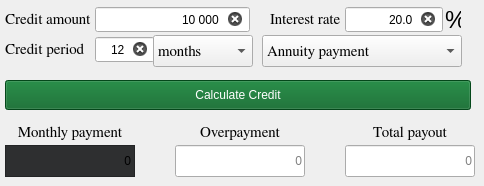
      <widget class="QWidget" name="pageCredit">
       <widget class="QLineEdit" name="lineEditCreditAmount">
        <property name="geometry">
         <rect>
          <x>95</x>
          <y>7</y>
          <width>155</width>
          <height>25</height>
         </rect>
        </property>
        <property name="locale">
         <locale language="C" country="AnyCountry"/>
        </property>
        <property name="text">
         <string>10 000</string>
        </property>
        <property name="maxLength">
         <number>13</number>
        </property>
        <property name="alignment">
         <set>Qt::AlignRight|Qt::AlignTrailing|Qt::AlignVCenter</set>
        </property>
        <property name="readOnly">
         <bool>false</bool>
        </property>
        <property name="placeholderText">
         <string>0</string>
        </property>
        <property name="clearButtonEnabled">
         <bool>true</bool>
        </property>
       </widget>
       <widget class="QLabel" name="labelCreditAmount">
        <property name="geometry">
         <rect>
          <x>5</x>
          <y>7</y>
          <width>90</width>
          <height>25</height>
         </rect>
        </property>
        <property name="font">
         <font>
          <family>FreeSerif</family>
          <pointsize>11</pointsize>
          <italic>false</italic>
          <bold>false</bold>
         </font>
        </property>
        <property name="text">
         <string>Credit amount</string>
        </property>
       </widget>
       <widget class="QLabel" name="labelCreditPeriod">
        <property name="geometry">
         <rect>
          <x>5</x>
          <y>37</y>
          <width>90</width>
          <height>25</height>
         </rect>
        </property>
        <property name="font">
         <font>
          <family>FreeSerif</family>
          <pointsize>11</pointsize>
          <italic>false</italic>
         </font>
        </property>
        <property name="text">
         <string>Сredit period</string>
        </property>
       </widget>
       <widget class="QLabel" name="labelCreditInterestRate">
        <property name="geometry">
         <rect>
          <x>270</x>
          <y>7</y>
          <width>80</width>
          <height>25</height>
         </rect>
        </property>
        <property name="font">
         <font>
          <family>FreeSerif</family>
          <pointsize>11</pointsize>
          <italic>false</italic>
         </font>
        </property>
        <property name="text">
         <string>Interest rate</string>
        </property>
       </widget>
       <widget class="QLineEdit" name="lineEditCreditPeriod">
        <property name="geometry">
         <rect>
          <x>95</x>
          <y>37</y>
          <width>60</width>
          <height>25</height>
         </rect>
        </property>
        <property name="text">
         <string>12</string>
        </property>
        <property name="maxLength">
         <number>3</number>
        </property>
        <property name="alignment">
         <set>Qt::AlignRight|Qt::AlignTrailing|Qt::AlignVCenter</set>
        </property>
        <property name="readOnly">
         <bool>false</bool>
        </property>
        <property name="placeholderText">
         <string/>
        </property>
        <property name="clearButtonEnabled">
         <bool>true</bool>
        </property>
       </widget>
       <widget class="QLineEdit" name="lineEditCreditInterestRate">
        <property name="geometry">
         <rect>
          <x>345</x>
          <y>7</y>
          <width>98</width>
          <height>25</height>
         </rect>
        </property>
        <property name="locale">
         <locale language="C" country="AnyCountry"/>
        </property>
        <property name="text">
         <string>20.0</string>
        </property>
        <property name="maxLength">
         <number>6</number>
        </property>
        <property name="alignment">
         <set>Qt::AlignRight|Qt::AlignTrailing|Qt::AlignVCenter</set>
        </property>
        <property name="readOnly">
         <bool>false</bool>
        </property>
        <property name="placeholderText">
         <string/>
        </property>
        <property name="clearButtonEnabled">
         <bool>true</bool>
        </property>
       </widget>
       <widget class="QComboBox" name="comboBoxCreditPeriod">
        <property name="geometry">
         <rect>
          <x>153</x>
          <y>35</y>
          <width>100</width>
          <height>32</height>
         </rect>
        </property>
        <property name="font">
         <font>
          <family>FreeSerif</family>
          <pointsize>11</pointsize>
          <italic>false</italic>
         </font>
        </property>
        <property name="currentIndex">
         <number>0</number>
        </property>
        <item>
         <property name="text">
          <string>months</string>
         </property>
        </item>
        <item>
         <property name="text">
          <string>years</string>
         </property>
        </item>
       </widget>
       <widget class="QLabel" name="labelProcentLabelCredit">
        <property name="geometry">
         <rect>
          <x>445</x>
          <y>7</y>
          <width>16</width>
          <height>25</height>
         </rect>
        </property>
        <property name="font">
         <font>
          <pointsize>18</pointsize>
          <italic>false</italic>
         </font>
        </property>
        <property name="text">
         <string>%</string>
        </property>
       </widget>
       <widget class="QComboBox" name="comboBoxPaymentType">
        <property name="geometry">
         <rect>
          <x>262</x>
          <y>35</y>
          <width>200</width>
          <height>32</height>
         </rect>
        </property>
        <property name="font">
         <font>
          <family>FreeSerif</family>
          <pointsize>11</pointsize>
          <italic>false</italic>
         </font>
        </property>
        <property name="currentIndex">
         <number>0</number>
        </property>
        <item>
         <property name="text">
          <string>Annuity payment</string>
         </property>
        </item>
        <item>
         <property name="text">
          <string>Differentiated payment</string>
         </property>
        </item>
       </widget>
       <widget class="QPushButton" name="pushButtonCreditCalculate">
        <property name="geometry">
         <rect>
          <x>5</x>
          <y>80</y>
          <width>466</width>
          <height>30</height>
         </rect>
        </property>
        <property name="palette">
         <palette>
          <active>
           <colorrole role="WindowText">
            <brush brushstyle="SolidPattern">
             <color alpha="255">
              <red>255</red>
              <green>255</green>
              <blue>255</blue>
             </color>
            </brush>
           </colorrole>
           <colorrole role="Button">
            <brush brushstyle="SolidPattern">
             <color alpha="255">
              <red>6</red>
              <green>100</green>
              <blue>37</blue>
             </color>
            </brush>
           </colorrole>
           <colorrole role="Light">
            <brush brushstyle="SolidPattern">
             <color alpha="255">
              <red>10</red>
              <green>150</green>
              <blue>56</blue>
             </color>
            </brush>
           </colorrole>
           <colorrole role="Midlight">
            <brush brushstyle="SolidPattern">
             <color alpha="255">
              <red>8</red>
              <green>125</green>
              <blue>46</blue>
             </color>
            </brush>
           </colorrole>
           <colorrole role="Dark">
            <brush brushstyle="SolidPattern">
             <color alpha="255">
              <red>3</red>
              <green>50</green>
              <blue>19</blue>
             </color>
            </brush>
           </colorrole>
           <colorrole role="Mid">
            <brush brushstyle="SolidPattern">
             <color alpha="255">
              <red>4</red>
              <green>67</green>
              <blue>25</blue>
             </color>
            </brush>
           </colorrole>
           <colorrole role="Text">
            <brush brushstyle="SolidPattern">
             <color alpha="255">
              <red>255</red>
              <green>255</green>
              <blue>255</blue>
             </color>
            </brush>
           </colorrole>
           <colorrole role="BrightText">
            <brush brushstyle="SolidPattern">
             <color alpha="255">
              <red>255</red>
              <green>255</green>
              <blue>255</blue>
             </color>
            </brush>
           </colorrole>
           <colorrole role="ButtonText">
            <brush brushstyle="SolidPattern">
             <color alpha="255">
              <red>255</red>
              <green>255</green>
              <blue>255</blue>
             </color>
            </brush>
           </colorrole>
           <colorrole role="Base">
            <brush brushstyle="SolidPattern">
             <color alpha="255">
              <red>0</red>
              <green>0</green>
              <blue>0</blue>
             </color>
            </brush>
           </colorrole>
           <colorrole role="Window">
            <brush brushstyle="SolidPattern">
             <color alpha="255">
              <red>6</red>
              <green>100</green>
              <blue>37</blue>
             </color>
            </brush>
           </colorrole>
           <colorrole role="AlternateBase">
            <brush brushstyle="SolidPattern">
             <color alpha="255">
              <red>3</red>
              <green>50</green>
              <blue>18</blue>
             </color>
            </brush>
           </colorrole>
           <colorrole role="ToolTipBase">
            <brush brushstyle="SolidPattern">
             <color alpha="255">
              <red>255</red>
              <green>255</green>
              <blue>220</blue>
             </color>
            </brush>
           </colorrole>
           <colorrole role="ToolTipText">
            <brush brushstyle="SolidPattern">
             <color alpha="255">
              <red>0</red>
              <green>0</green>
              <blue>0</blue>
             </color>
            </brush>
           </colorrole>
           <colorrole role="PlaceholderText">
            <brush brushstyle="SolidPattern">
             <color alpha="127">
              <red>255</red>
              <green>255</green>
              <blue>255</blue>
             </color>
            </brush>
           </colorrole>
          </active>
          <inactive>
           <colorrole role="WindowText">
            <brush brushstyle="SolidPattern">
             <color alpha="255">
              <red>255</red>
              <green>255</green>
              <blue>255</blue>
             </color>
            </brush>
           </colorrole>
           <colorrole role="Button">
            <brush brushstyle="SolidPattern">
             <color alpha="255">
              <red>6</red>
              <green>100</green>
              <blue>37</blue>
             </color>
            </brush>
           </colorrole>
           <colorrole role="Light">
            <brush brushstyle="SolidPattern">
             <color alpha="255">
              <red>10</red>
              <green>150</green>
              <blue>56</blue>
             </color>
            </brush>
           </colorrole>
           <colorrole role="Midlight">
            <brush brushstyle="SolidPattern">
             <color alpha="255">
              <red>8</red>
              <green>125</green>
              <blue>46</blue>
             </color>
            </brush>
           </colorrole>
           <colorrole role="Dark">
            <brush brushstyle="SolidPattern">
             <color alpha="255">
              <red>3</red>
              <green>50</green>
              <blue>19</blue>
             </color>
            </brush>
           </colorrole>
           <colorrole role="Mid">
            <brush brushstyle="SolidPattern">
             <color alpha="255">
              <red>4</red>
              <green>67</green>
              <blue>25</blue>
             </color>
            </brush>
           </colorrole>
           <colorrole role="Text">
            <brush brushstyle="SolidPattern">
             <color alpha="255">
              <red>255</red>
              <green>255</green>
              <blue>255</blue>
             </color>
            </brush>
           </colorrole>
           <colorrole role="BrightText">
            <brush brushstyle="SolidPattern">
             <color alpha="255">
              <red>255</red>
              <green>255</green>
              <blue>255</blue>
             </color>
            </brush>
           </colorrole>
           <colorrole role="ButtonText">
            <brush brushstyle="SolidPattern">
             <color alpha="255">
              <red>255</red>
              <green>255</green>
              <blue>255</blue>
             </color>
            </brush>
           </colorrole>
           <colorrole role="Base">
            <brush brushstyle="SolidPattern">
             <color alpha="255">
              <red>0</red>
              <green>0</green>
              <blue>0</blue>
             </color>
            </brush>
           </colorrole>
           <colorrole role="Window">
            <brush brushstyle="SolidPattern">
             <color alpha="255">
              <red>6</red>
              <green>100</green>
              <blue>37</blue>
             </color>
            </brush>
           </colorrole>
           <colorrole role="AlternateBase">
            <brush brushstyle="SolidPattern">
             <color alpha="255">
              <red>3</red>
              <green>50</green>
              <blue>18</blue>
             </color>
            </brush>
           </colorrole>
           <colorrole role="ToolTipBase">
            <brush brushstyle="SolidPattern">
             <color alpha="255">
              <red>255</red>
              <green>255</green>
              <blue>220</blue>
             </color>
            </brush>
           </colorrole>
           <colorrole role="ToolTipText">
            <brush brushstyle="SolidPattern">
             <color alpha="255">
              <red>0</red>
              <green>0</green>
              <blue>0</blue>
             </color>
            </brush>
           </colorrole>
           <colorrole role="PlaceholderText">
            <brush brushstyle="SolidPattern">
             <color alpha="127">
              <red>255</red>
              <green>255</green>
              <blue>255</blue>
             </color>
            </brush>
           </colorrole>
          </inactive>
          <disabled>
           <colorrole role="WindowText">
            <brush brushstyle="SolidPattern">
             <color alpha="255">
              <red>3</red>
              <green>50</green>
              <blue>19</blue>
             </color>
            </brush>
           </colorrole>
           <colorrole role="Button">
            <brush brushstyle="SolidPattern">
             <color alpha="255">
              <red>6</red>
              <green>100</green>
              <blue>37</blue>
             </color>
            </brush>
           </colorrole>
           <colorrole role="Light">
            <brush brushstyle="SolidPattern">
             <color alpha="255">
              <red>10</red>
              <green>150</green>
              <blue>56</blue>
             </color>
            </brush>
           </colorrole>
           <colorrole role="Midlight">
            <brush brushstyle="SolidPattern">
             <color alpha="255">
              <red>8</red>
              <green>125</green>
              <blue>46</blue>
             </color>
            </brush>
           </colorrole>
           <colorrole role="Dark">
            <brush brushstyle="SolidPattern">
             <color alpha="255">
              <red>3</red>
              <green>50</green>
              <blue>19</blue>
             </color>
            </brush>
           </colorrole>
           <colorrole role="Mid">
            <brush brushstyle="SolidPattern">
             <color alpha="255">
              <red>4</red>
              <green>67</green>
              <blue>25</blue>
             </color>
            </brush>
           </colorrole>
           <colorrole role="Text">
            <brush brushstyle="SolidPattern">
             <color alpha="255">
              <red>3</red>
              <green>50</green>
              <blue>19</blue>
             </color>
            </brush>
           </colorrole>
           <colorrole role="BrightText">
            <brush brushstyle="SolidPattern">
             <color alpha="255">
              <red>255</red>
              <green>255</green>
              <blue>255</blue>
             </color>
            </brush>
           </colorrole>
           <colorrole role="ButtonText">
            <brush brushstyle="SolidPattern">
             <color alpha="255">
              <red>3</red>
              <green>50</green>
              <blue>19</blue>
             </color>
            </brush>
           </colorrole>
           <colorrole role="Base">
            <brush brushstyle="SolidPattern">
             <color alpha="255">
              <red>6</red>
              <green>100</green>
              <blue>37</blue>
             </color>
            </brush>
           </colorrole>
           <colorrole role="Window">
            <brush brushstyle="SolidPattern">
             <color alpha="255">
              <red>6</red>
              <green>100</green>
              <blue>37</blue>
             </color>
            </brush>
           </colorrole>
           <colorrole role="AlternateBase">
            <brush brushstyle="SolidPattern">
             <color alpha="255">
              <red>6</red>
              <green>100</green>
              <blue>37</blue>
             </color>
            </brush>
           </colorrole>
           <colorrole role="ToolTipBase">
            <brush brushstyle="SolidPattern">
             <color alpha="255">
              <red>255</red>
              <green>255</green>
              <blue>220</blue>
             </color>
            </brush>
           </colorrole>
           <colorrole role="ToolTipText">
            <brush brushstyle="SolidPattern">
             <color alpha="255">
              <red>0</red>
              <green>0</green>
              <blue>0</blue>
             </color>
            </brush>
           </colorrole>
           <colorrole role="PlaceholderText">
            <brush brushstyle="SolidPattern">
             <color alpha="127">
              <red>3</red>
              <green>50</green>
              <blue>19</blue>
             </color>
            </brush>
           </colorrole>
          </disabled>
         </palette>
        </property>
        <property name="text">
         <string>Calculate Credit</string>
        </property>
       </widget>
       <widget class="QLabel" name="labelCreditMonthlyPayment">
        <property name="geometry">
         <rect>
          <x>5</x>
          <y>120</y>
          <width>130</width>
          <height>25</height>
         </rect>
        </property>
        <property name="font">
         <font>
          <family>FreeSerif</family>
          <pointsize>11</pointsize>
          <italic>false</italic>
         </font>
        </property>
        <property name="text">
         <string>Monthly payment</string>
        </property>
        <property name="alignment">
         <set>Qt::AlignCenter</set>
        </property>
       </widget>
       <widget class="QLabel" name="labelCreditOverpayment">
        <property name="geometry">
         <rect>
          <x>175</x>
          <y>120</y>
          <width>130</width>
          <height>25</height>
         </rect>
        </property>
        <property name="font">
         <font>
          <family>FreeSerif</family>
          <pointsize>11</pointsize>
          <italic>false</italic>
         </font>
        </property>
        <property name="text">
         <string>Overpayment</string>
        </property>
        <property name="alignment">
         <set>Qt::AlignCenter</set>
        </property>
       </widget>
       <widget class="QLabel" name="labelCreditTotalPayout">
        <property name="geometry">
         <rect>
          <x>345</x>
          <y>120</y>
          <width>130</width>
          <height>25</height>
         </rect>
        </property>
        <property name="font">
         <font>
          <family>FreeSerif</family>
          <pointsize>11</pointsize>
          <italic>false</italic>
         </font>
        </property>
        <property name="text">
         <string>Total payout</string>
        </property>
        <property name="alignment">
         <set>Qt::AlignCenter</set>
        </property>
       </widget>
       <widget class="QLineEdit" name="lineEditCreditOverpayment">
        <property name="geometry">
         <rect>
          <x>175</x>
          <y>145</y>
          <width>130</width>
          <height>32</height>
         </rect>
        </property>
        <property name="layoutDirection">
         <enum>Qt::RightToLeft</enum>
        </property>
        <property name="maxLength">
         <number>20</number>
        </property>
        <property name="alignment">
         <set>Qt::AlignRight|Qt::AlignTrailing|Qt::AlignVCenter</set>
        </property>
        <property name="readOnly">
         <bool>true</bool>
        </property>
        <property name="placeholderText">
         <string>0</string>
        </property>
       </widget>
       <widget class="QLineEdit" name="lineEditCreditTotalPayout">
        <property name="geometry">
         <rect>
          <x>345</x>
          <y>145</y>
          <width>130</width>
          <height>32</height>
         </rect>
        </property>
        <property name="layoutDirection">
         <enum>Qt::RightToLeft</enum>
        </property>
        <property name="maxLength">
         <number>20</number>
        </property>
        <property name="alignment">
         <set>Qt::AlignRight|Qt::AlignTrailing|Qt::AlignVCenter</set>
        </property>
        <property name="readOnly">
         <bool>true</bool>
        </property>
        <property name="placeholderText">
         <string>0</string>
        </property>
       </widget>
       <widget class="QTableWidget" name="tableWidgetMonthlyPayment">
        <property name="geometry">
         <rect>
          <x>5</x>
          <y>145</y>
          <width>130</width>
          <height>32</height>
         </rect>
        </property>
        <property name="palette">
         <palette>
          <active>
           <colorrole role="Base">
            <brush brushstyle="SolidPattern">
             <color alpha="255">
              <red>34</red>
              <green>34</green>
              <blue>34</blue>
             </color>
            </brush>
           </colorrole>
           <colorrole role="Window">
            <brush brushstyle="SolidPattern">
             <color alpha="255">
              <red>34</red>
              <green>34</green>
              <blue>34</blue>
             </color>
            </brush>
           </colorrole>
          </active>
          <inactive>
           <colorrole role="Base">
            <brush brushstyle="SolidPattern">
             <color alpha="255">
              <red>46</red>
              <green>47</green>
              <blue>48</blue>
             </color>
            </brush>
           </colorrole>
           <colorrole role="Window">
            <brush brushstyle="SolidPattern">
             <color alpha="255">
              <red>46</red>
              <green>47</green>
              <blue>48</blue>
             </color>
            </brush>
           </colorrole>
          </inactive>
          <disabled>
           <colorrole role="Base">
            <brush brushstyle="SolidPattern">
             <color alpha="255">
              <red>34</red>
              <green>34</green>
              <blue>34</blue>
             </color>
            </brush>
           </colorrole>
           <colorrole role="Window">
            <brush brushstyle="SolidPattern">
             <color alpha="255">
              <red>34</red>
              <green>34</green>
              <blue>34</blue>
             </color>
            </brush>
           </colorrole>
          </disabled>
         </palette>
        </property>
        <property name="layoutDirection">
         <enum>Qt::RightToLeft</enum>
        </property>
        <property name="showGrid">
         <bool>false</bool>
        </property>
        <attribute name="horizontalHeaderVisible">
         <bool>false</bool>
        </attribute>
        <attribute name="horizontalHeaderMinimumSectionSize">
         <number>1</number>
        </attribute>
        <attribute name="horizontalHeaderDefaultSectionSize">
         <number>125</number>
        </attribute>
        <attribute name="verticalHeaderVisible">
         <bool>false</bool>
        </attribute>
        <attribute name="verticalHeaderHighlightSections">
         <bool>true</bool>
        </attribute>
        <row>
         <property name="text">
          <string>1</string>
         </property>
         <property name="textAlignment">
          <set>AlignTrailing|AlignVCenter</set>
         </property>
        </row>
        <column>
         <property name="text">
          <string>1</string>
         </property>
         <property name="textAlignment">
          <set>AlignTrailing|AlignVCenter</set>
         </property>
         <property name="background">
          <color>
           <red>34</red>
           <green>34</green>
           <blue>34</blue>
          </color>
         </property>
        </column>
        <item row="0" column="0">
         <property name="text">
          <string>0</string>
         </property>
        </item>
       </widget>
      </widget>
